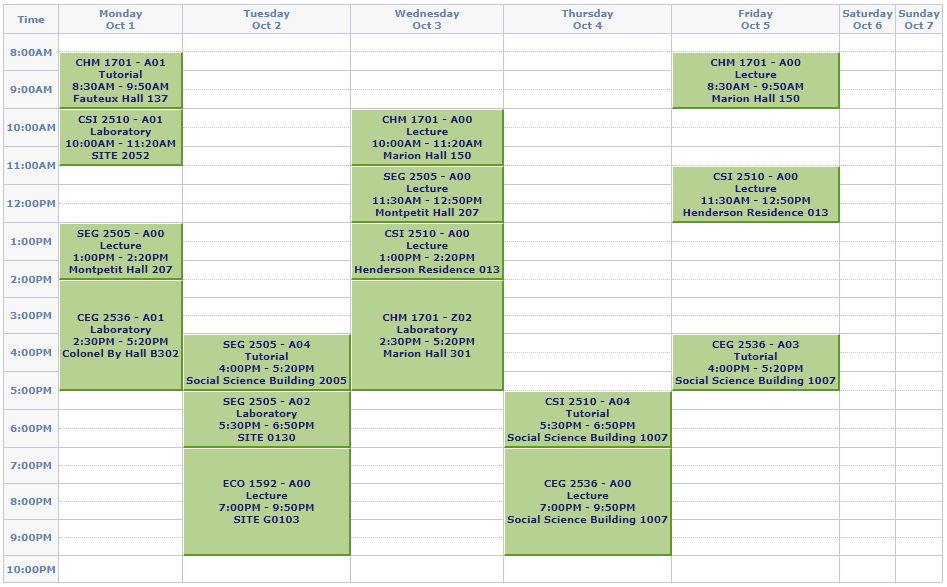
#> input picture python-server/images/OttawaU.png, 947 x 587 px
$ python testOU.py   (Python 2 division)
#> lines starting #> are read from the running program, lines starting #| are printed output that depends on the picture; after the words box and inside, x2 and y2 are one past the last pixel; in counts of white or black regions, pixels touching at a corner belong together
### python-server/helper.py
import cv2
import json
from PIL import Image
import numpy as np
# Imports the Google Cloud client library
from google.cloud import vision
from google.cloud.vision import types

import os
#os.environ['GOOGLE_APPLICATION_CREDENTIALS'] = '../../GCP.json'

# Instantiates a client
client = vision.ImageAnnotatorClient()

# Saves an array as a JSON in a file
def save_json(data, filename):
	with open(filename + '.json', 'w') as outfile:
		json.dump(data, outfile)

# Returns an image read by cv2
def read_image(filename):
#> called with filename = './images/OttawaU.png'
	return cv2.imread(filename)
#> returned value is the input picture: shape (587, 947, 3); mean B, G, R 217.1, 232.1, 223.7

# Extract contours and hierarchy from an image
def extract_contours(img):
	# Gray scale the image
	gray = cv2.cvtColor(img, cv2.COLOR_BGR2GRAY)
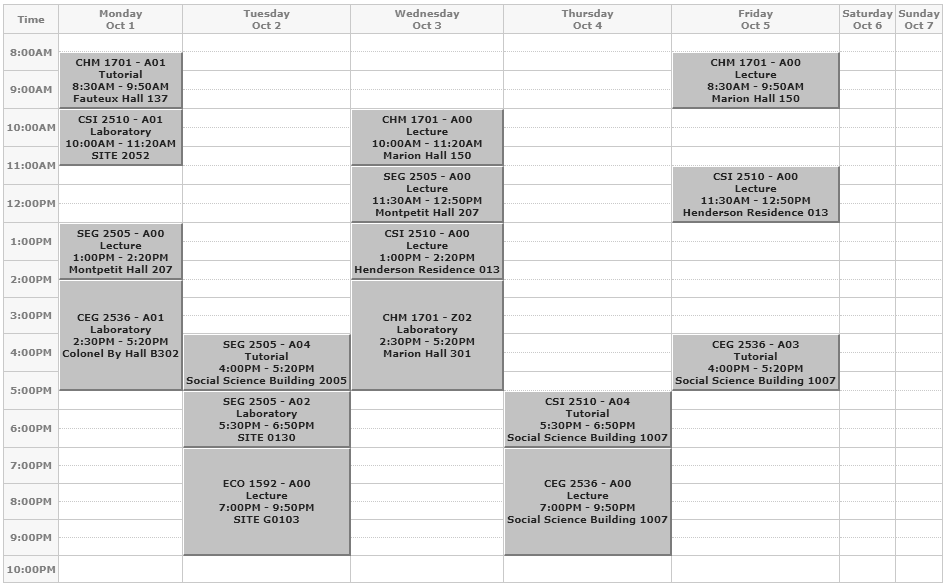
#> gray: shape (587, 947); min 35, max 255, mean 227.9
	# Apply threshold to the image
	ret, mask = cv2.threshold(gray, 230, 255, 0)
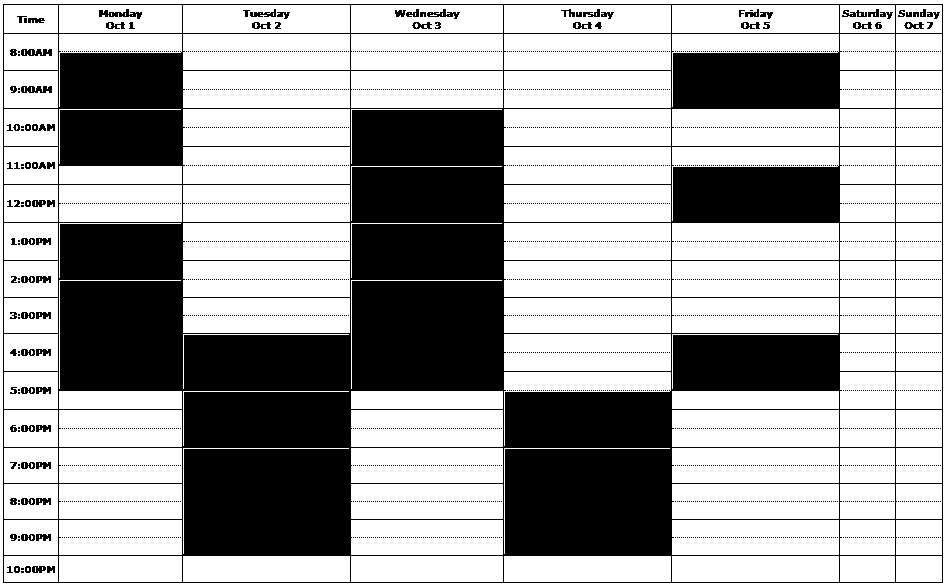
#> mask: shape (587, 947); 65.3% white; 3897 black regions (3806 under 20 px)
	# Extract image countours
	contours, h = cv2.findContours(mask, cv2.RETR_LIST, cv2.CHAIN_APPROX_NONE)
#> contours = 4100 contours, 3900 with area under 20; largest, box (x1, y1, x2, y2) and area: (0, 0, 947, 587) 554356, (2, 3, 944, 584) 545778, (672, 410, 839, 447) 5973, (504, 334, 671, 371) 5973, (672, 223, 839, 260) 5973

	return contours, h

# [28 lines left out: functions prepare_image, drawContoursOnImage, extractText, not called in this run]

		#print('bounds: {}'.format(','.join(vertices)))

### python-server/testOU.py
import numpy as np
import cv2
import matplotlib.pyplot as plt

from PIL import Image
from pytesseract import image_to_string
from helper import save_json, read_image, extract_contours

check = []
def cropContours(contours):
    images = []

    for i, cnt in enumerate(contours):
        x, y, w, h = cv2.boundingRect(cnt)

        if w > 100 and h > 15:
            # Extract image blog from x and y coordinates
            new_img = img[y:y+h, x:x+w]
            check.append(cnt)
            # Extract text from new_img using tesseract
            output = image_to_string(new_img)
            # Splits the string on a new line ane filters out empty slots in the array
            output = filter(None, output.split('\n'))
            if output == []:
                continue
            # New filename to represent the object
            filename = str(i) + '.png'
            position = {"x": x, "y": y, "width": w, "height": h}
            temp_img = {
                "position": position,
                "courseInfo": output,
                "name": filename
            }
            images.append(temp_img)
#> this loop made 14 passes
#> (x, y, w, h) on passes 1, 2, 3, 4, 6, 7, 8, 9, 10, 11, 12, 13: (20, 570, 5, 4), (27, 568, 2, 3), (20, 567, 5, 4), (16, 568, 2, 3), (35, 567, 1, 5), (46, 565, 10, 9), (31, 565, 16, 9), (24, 565, 8, 9), (13, 565, 8, 9), (6, 565, 8, 9), (896, 556, 46, 26), (840, 556, 55, 26)
#> (cnt, x, y, w, h) on pass 5: ([[42, 567], [42, 568], [42, 569], [42, 568]], 42, 567, 1, 3)
#> new_img: shape (26, 167, 3); every value is 255
#> after the loop, check = 1 contour; box (x1, y1, x2, y2) and area: (672, 556, 839, 582) 4150; images = []

    return images

# Read the calendar image
img = read_image('./images/OttawaU.png')
# Get image contours
contours, _ = extract_contours(img)
#> (the run stopped early here; a loop or call above may not have finished)
